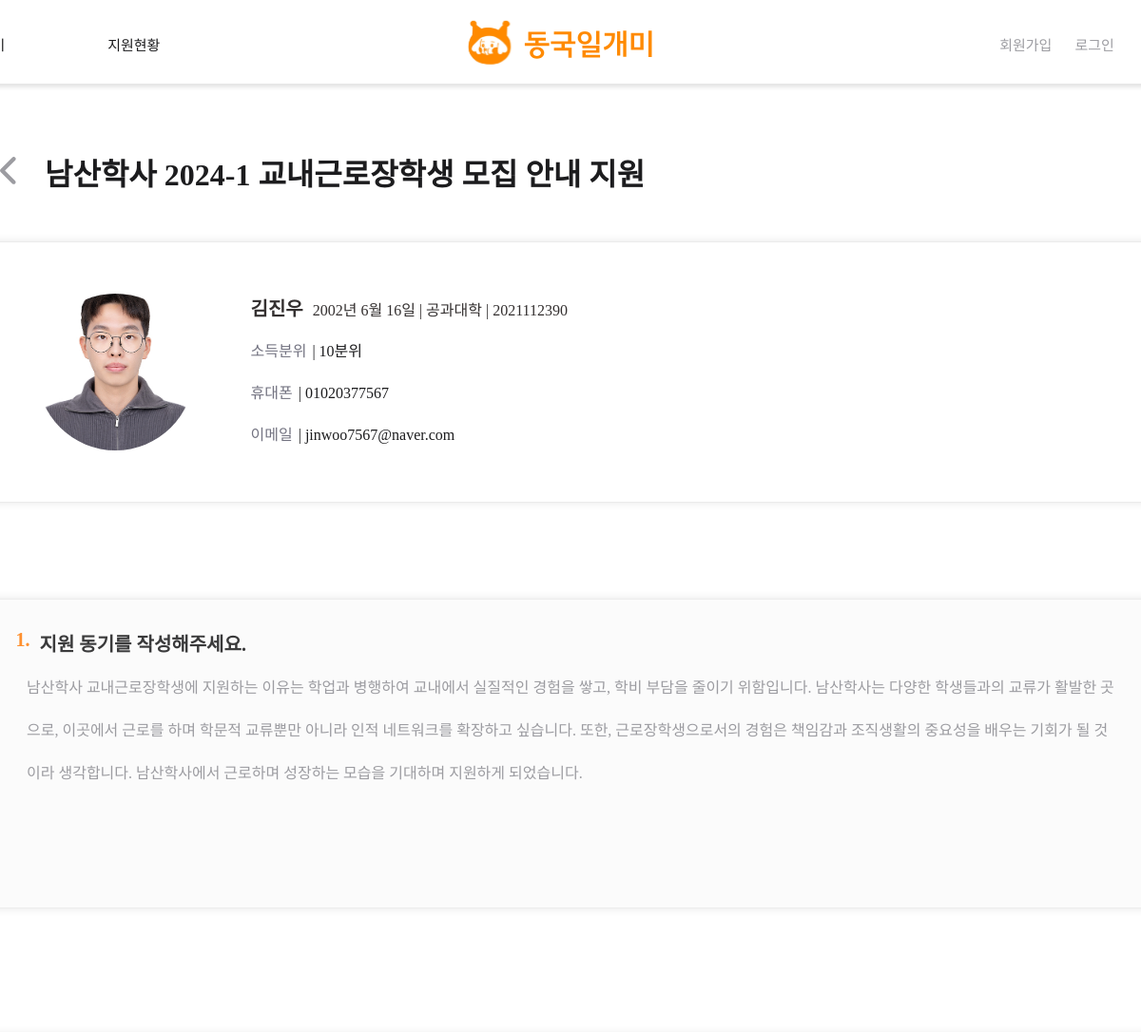
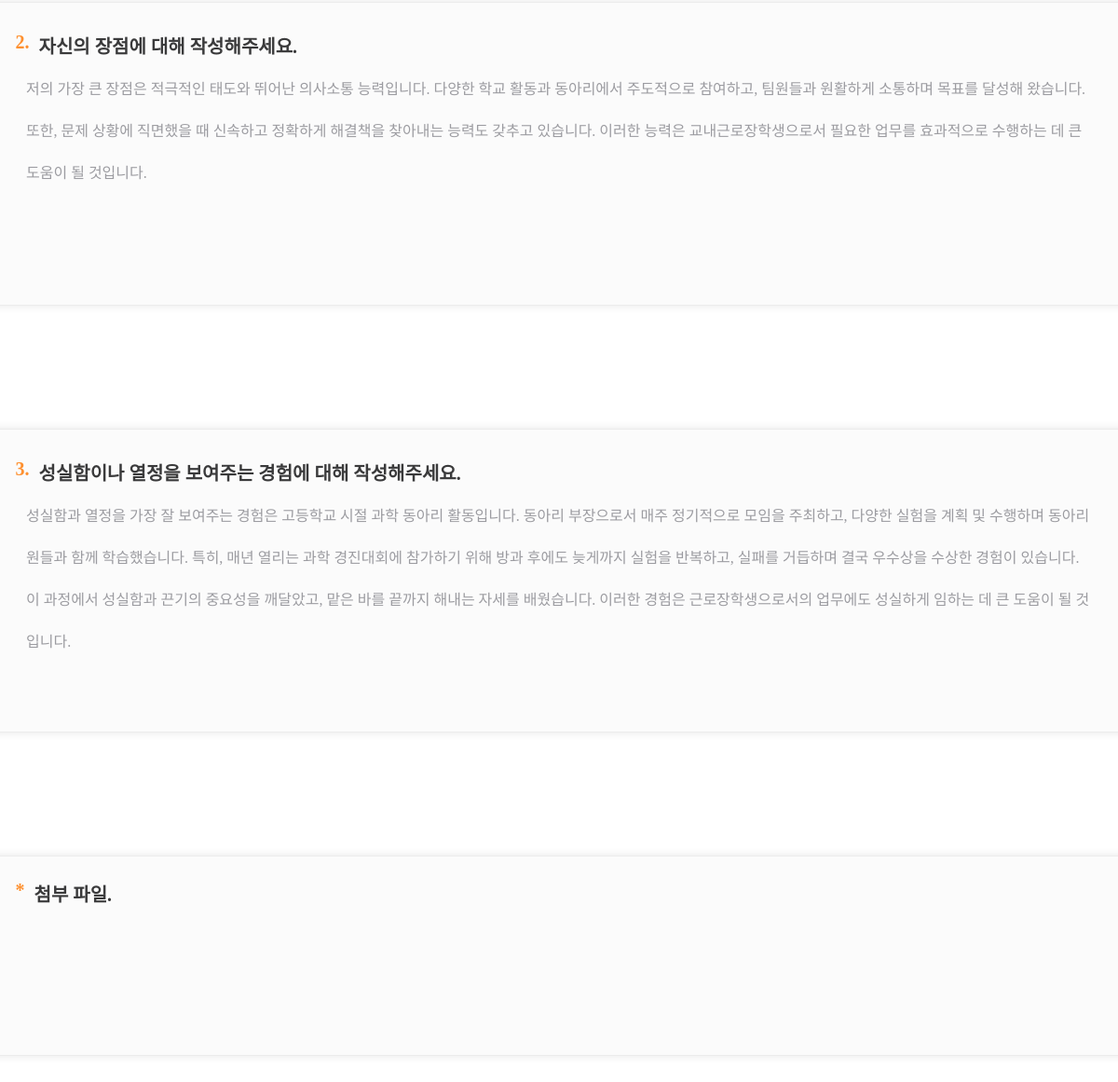
The page /users/staff-studentappfile/24/17 on the database its author committed (2 pictures, top to bottom).
### main/models.py (models this page shows, shortened)
class Post(models.Model):
    writer = models.ForeignKey(User, null=False, blank=False, on_delete=models.CASCADE)
    title = models.CharField(max_length=50)
    organization = models.CharField(max_length=50, null=True)
    department = models.CharField(max_length=50, null=True)
    is_income_bracket = models.PositiveIntegerField(null=False, default=0) #boolean
    start_date = models.DateField(null=True)
    end_date = models.DateField(null=True)
    deadline = models.DateField(null=True)
    day_left = models.IntegerField(null=True)
    place = models.CharField(max_length=50, blank=False)
    time = models.TextField(null=False)
    recruitment = models.PositiveIntegerField(default=0)
    wage = models.PositiveIntegerField(null=True, default=0)
    body = models.TextField()
    file = models.ImageField(upload_to="post/", blank=True, null=True)
    pub_date = models.DateTimeField()
    scrap = models.ManyToManyField(User, related_name='scraped', blank=True, default=None)
    scrap_count = models.PositiveIntegerField(default=0)
    applicated_count = models.PositiveIntegerField(default=0)

class Answer(models.Model):
    application = models.ForeignKey(Application, null=False, blank=False, on_delete=models.CASCADE)
    question = models.ForeignKey(Question, null=False, blank=False, on_delete=models.CASCADE)
    content = models.TextField()

class Question(models.Model):
    post = models.ForeignKey(Post, null=False, blank=False, on_delete=models.CASCADE)
    content = models.TextField()

### accounts/models.py (models this page shows)
class Profile(models.Model):
    student_or_staff = models.CharField(max_length=20, blank=False)
    user = models.OneToOneField(User, on_delete=models.CASCADE)
    name = models.CharField(max_length=5, blank=False)
    GENDER_M = "male"
    GENDER_F = "female"
    GENDER_CHOICES = (
    	(GENDER_M, "Male"),
        (GENDER_F, "Female"),
    )
    gender = models.CharField(choices=GENDER_CHOICES, max_length=10, blank=True)
    birth = models.DateField(blank=False, null=True)
    photo = models.ImageField(upload_to="user_photo/", blank=True)
    department = models.CharField(max_length=20, blank=True)
    phone = models.CharField(max_length=20, blank=True)
    email = models.CharField(max_length=50, blank=False)
    student_number = models.CharField(max_length=10, blank=False)
    income = models.PositiveIntegerField(null=True, default=0)
    certification_student = models.FileField(upload_to="student_certification/", blank=True)
    certification_staff = models.FileField(upload_to="staff_certification/",blank=True)

### users/views.py (the view)
# urls.py: path('staff-studentappfile/<int:post_id>/<int:student_id>', staff_studentappfile, name="staff-studentappfile"),
def staff_studentappfile(request, post_id, student_id):
    post = get_object_or_404(Post, pk=post_id)
    application = get_object_or_404(Application, writer_id=student_id, post_id=post_id)
    student = get_object_or_404(User, id=student_id)
    answers = Answer.objects.filter(application=application)
    return render(request, 'users/staff_studentappfile.html',{'appcliation':application, 'answers':answers, 'student':student, 'post':post})

### users/templates/users/staff_studentappfile.html (shortened to what this page needs)
{% extends 'base.html' %}
{% load static %}
{% block content %}
<link
    rel="stylesheet"
    type="text/css"
    href="{% static 'css/users/staff_studentappfile.css'%}"
/>
<div id="applyScreen">
    <div class="ttt">
        <div class="backBtn">
            <a href="{% url 'users:staff-appslist' post.id %}" class="backBtnAtag">
                <img src="{% static 'images/icons/back.svg' %}" />
            </a>
            <span id="word">{{post.organization}} {{post.title}} 지원</span>
        </div>
        <div id="applyBody" class="width">
            <div class="profileBox w100">
                <div class="profile w100">
                    <div class="img">
                        {% if student.profile.photo %}
                            <img src="{{ student.profile.photo.url }}" alt="사진" width="100px">
                        {% endif %}
                    </div>
                    <div class="info">
                        <div class="infoText">
                            <span id="nameEtc"><span id="nameBold">{{ student.profile.name }}</span>{{student.profile.birth}}  |  {{student.profile.department}}  |  {{student.profile.student_number}}</span>
                        </div>
                        <div class="infoText">
                            <span class="contentText">소득분위<span class="indextext">| {{student.profile.income }}분위</span></span>
                        </div>
                        <div class="infoText">
                            <span class="contentText">휴대폰<span class="indextext">| {{ student.profile.phone }}</span></span>
                        </div>
                        <div class="infoText">
                            <span class="contentText">이메일<span class="indextext">| {{ student.profile.email }}</span></span>
                        </div>
                    </div>
                </div>
            </div>
            {% for answer in answers %}
                <div class="questionBox w100">
                    <div class="question">
                        <div class="qTitle w100">
                            <span>{{ forloop.counter }}.</span> {{ answer.question.content }}
                        </div>
                        <div class="inner w100">
                            {{ answer.content }}
                        </div>
                    </div>
                </div>
            {% endfor %}
            <div class="questionBox w100" id="filebox">
                <div class="question" id="file">
                    <div class="qTitle w100" >
                        <span>*</span> 첨부 파일.
                    </div>
                    <div class="inner w100" id="fileinner">
                    </div>
                </div>
            </div>
        </div>
    </div>
</div>
{% endblock %}

### project/static/css/shared/topnav.css (style rules this page uses)
a { display: inline-block; white-space: nowrap; text-decoration-line: none; }
a { color: inherit; text-decoration: none; }

### project/static/css/users/staff_studentappfile.css (style rules this page uses)
#applyScreen { display: flex; flex-direction: column; width: 100%; max-width: 1400px; margin-bottom: 100px; margin-top: 40px; }
.ttt { display: flex; flex-direction: column; align-items: center; }
.backBtn { display: flex; width: 100%; justify-content: flex-start; align-items: center; gap: 30px; margin-top: 30px; margin-bottom: 50px; }
#word { color: #1C1C1E; text-align: center; font-family: "SUITE Variable"; font-size: 32px; font-style: normal; font-weight: 700; line-height: normal; }
#applyBody { display: flex; flex-direction: column; align-items: center; max-width: 1400px; gap:70px; }
.width { width: 1263px; }
.w100 { width: 100%; }
.profileBox { display: flex; justify-content: flex-start; height: 273px; flex-shrink: 0; border-radius: 12px; border: 1px solid #EBEBEB; background: #FFF; box-shadow: 0px 0px 10px 0px rgba(0, 0, 0, 0.10); }
.profile { padding: 32px 70px; display: flex; gap:60px; align-items: center; }
.img { display: flex; justify-content: center; align-items: center; width: 165px; height: 165px; border-radius:50%; background-color: #D3D3D3; overflow: hidden; }
.img img { width: 165px; height: 171px;; object-fit: cover; object-position: center; }
.info { display: flex; flex-direction: column; justify-content: center; }
.infoText { display: flex; height: 44px; justify-content: flex-start; align-items: center; }
#nameEtc { color: #343030; font-family: "SUITE Variable"; font-size: 16px; font-style: normal; font-weight: 500; line-height: 45px; }
#nameBold { font-size: 20px; font-weight: 700; margin-right: 10px; }
.contentText { color: #737381; font-family: "SUITE Variable"; font-size: 16px; font-style: normal; font-weight: 500; line-height: 45px; }
.indextext { color:#1C1C1E; margin-left:6px; }
.questionBox { display: flex; min-height: 324px; margin: 31px 37px; align-items: center; justify-content: center; border-radius: 12px; border: 1px solid rgba(235, 235, 235, 0.92); background: #FBFBFB; box-shadow: 0px 0px 10px 0px rgba(0, 0, 0, 0.10); }
.question { display: flex; width: 1167px; height: 262px; align-items: center; flex-direction: column; }
.qTitle { display: flex; justify-content: flex-start; margin-bottom: 10px; color: #3a3a3b; font-family: "SUITE Variable"; font-size: 20px; font-style: normal; font-weight: 700; line-height: normal; }
.qTitle span { color: #FE902F; font-family: "SUITE Variable"; font-size: 20px; font-style: normal; font-weight: 700; line-height: normal; margin-right: 10px; }
.inner { display: flex; width: 1144px; height: 220px; flex-shrink: 0; color: #9C9CA1; font-family: "SUITE Variable"; font-size: 16px; font-style: normal; font-weight: 500; line-height: 45px; }
#filebox { min-height: 213px; }
#file { height: 164px; }
#fileinner { height: 96px; }

### project/templates/base.html (style rules this page uses)
body { display: flex; flex-direction: column; min-height: 100vh; margin: 0; }

### rows shown on the page
Post: organization "남산학사", title "2024-1 교내근로장학생 모집 안내"
Answer: question.content "지원 동기를 작성해주세요.", content "남산학사 교내근로장학생에 지원하는 이유는 학업과 병행하여 교내에서 실질적인 경험을 쌓고, 학비 부담을 줄이기 위함입니다. 남산학사는 다양한 학생들과의 교류가 활발한 곳으로, 이곳에서 근로를 하며 학문적 교류뿐만 아니라 인적 네트워크를 확장하고 싶습니다. 또한, 근로장학생으로서의 경험은 책임감과 조직생활의 중요성을 배우는 기회가 될 것이라 생각합니다. 남산학사에서 근로하며 성장하는 모습을 기대하며 지원하게 되었습니다."
Answer: question.content "자신의 장점에 대해 작성해주세요.", content "저의 가장 큰 장점은 적극적인 태도와 뛰어난 의사소통 능력입니다. 다양한 학교 활동과 동아리에서 주도적으로 참여하고, 팀원들과 원활하게 소통하며 목표를 달성해 왔습니다. 또한, 문제 상황에 직면했을 때 신속하고 정확하게 해결책을 찾아내는 능력도 갖추고 있습니다. 이러한 능력은 교내근로장학생으로서 필요한 업무를 효과적으로 수행하는 데 큰 도움이 될 것입니다."
Answer: question.content "성실함이나 열정을 보여주는 경험에 대해 작성해주세요.", content "성실함과 열정을 가장 잘 보여주는 경험은 고등학교 시절 과학 동아리 활동입니다. 동아리 부장으로서 매주 정기적으로 모임을 주최하고, 다양한 실험을 계획 및 수행하며 동아리원들과 함께 학습했습니다. 특히, 매년 열리는 과학 경진대회에 참가하기 위해 방과 후에도 늦게까지 실험을 반복하고, 실패를 거듭하며 결국 우수상을 수상한 경험이 있습니다. 이 과정에서 성실함과 끈기의 중요성을 깨달았고, 맡은 바를 끝까지 해내는 자세를 배웠습니다. 이러한 경험은 근로장학생으로서의 업무에도 성실하게 임하는 데 큰 도움이 될 것입니다."

### other values the page prints
{{ student.profile.name }} "김진우"
{{ student.profile.birth }} "2002년 6월 16일"
{{ student.profile.department }} "공과대학"
{{ student.profile.student_number }} "2021112390"
{{ student.profile.income }} "10"
{{ student.profile.phone }} "01020377567"
{{ student.profile.email }} "jinwoo7567@naver.com"
